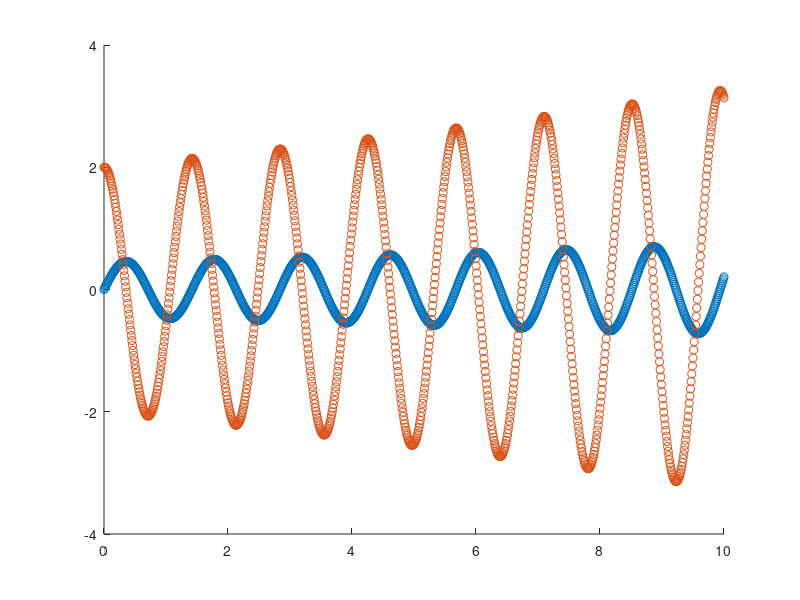

Recreate this plot in MATLAB.
# En este ejercicio, aproximamos el angulo en el cual se encuentra
# el pendulo, en cada momento. Como datos tenemos que y1 = 0, lo cual significa
# que el pendulo forma 0 grados con respecto a la vertical
# Y ademas nos dan y2 = 2, que representa la velocidad en ese punto.
# Claramente, si tenemos un pendulo la velocidad va a ser maxima cuando el
# angulo sea 0


function pendulo_sistema_runge_kutta
  g = 9.8; # Aceleracion de la gravedad
  l = 1;   # Longitud del pendulo
  
  ti = 0.0;  # Tiempo inicial
  tf = 10.0; # Tiempo final
  
  h = 0.01; # El paso es muy chico, de otro modo nos encontramos que
             # el metodo de euler presenta una divergencia
             
  x = ti : h : tf;
  
  # Con esta matriz, vamos a poder obtener la pendiente en cada punto
  # la matriz resulta de despejar la derivada primera y la segunda de las 
  # ecuaciones dadas originalmente
  
  # f(x) = Ax
  
  A = [0, 1
       -g/l, 0];
         
  # Dos arreglos, en los cuales almaceno los resultados de las aproximaciones
  y1 = [0];
  y2 = [2];
  
  # METODO RUNGE - KUTTA
  # Si w = 1 -> euler modificado
  # Si w = 0.5 -> euler mejorado
  w = 1;

  for i = 2: length(x)

    ym = [y1(i-1); y2(i-1)];
    k1 = h * A * ym;
    # Notese que no es necesario usar xg, pero en otros
    # problemas si es necesario, por la forma de f
    # xg = x(i-1) + h / (2 * w);

    yg = ym + k1 / (2 * w);
    k2 = h * A * yg;
    
    y1(i) = ym(1) + (1 - w) * k1(1) + w * k2(1);
    y2(i) = ym(2) + (2 - w) * k1(2) + w * k2(2);


  endfor


  hold on

  figure(1);
  plot(x, y1, "o");
  plot(x, y2, "o");

  hold off


endfunction
